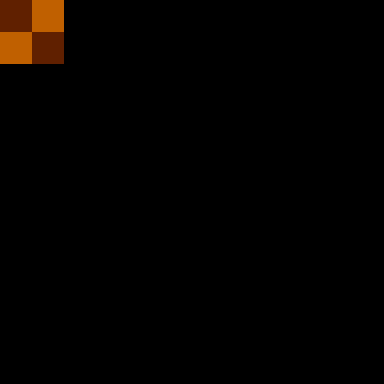

A 2D game scene composited from a Tiled map and its tileset images. What follows is a short description and the map's XML, with every tile layer's data as written:
An orthogonal 12x12 tile map with 32x32 px tiles, 3 tile layers (regions, input_Tiles, output_Tiles).

<map version="1.0" orientation="orthogonal" renderorder="right-down" width="12" height="12" tilewidth="32" tileheight="32" nextobjectid="1">
 <tileset firstgid="1" name="tiles" tilewidth="32" tileheight="32" tilecount="5" columns="5">
  <image source="tiles.png" width="160" height="32" />
 </tileset>
 <layer name="regions" width="12" height="12">
  <data encoding="csv">
5,5,0,0,0,0,0,0,0,0,0,0,
5,5,0,0,0,0,0,0,0,0,0,0,
0,0,0,0,0,0,0,0,0,0,0,0,
0,0,0,0,0,0,0,0,0,0,0,0,
0,0,0,0,0,0,0,0,0,0,0,0,
0,0,0,0,0,0,0,0,0,0,0,0,
0,0,0,0,0,0,0,0,0,0,0,0,
0,0,0,0,0,0,0,0,0,0,0,0,
0,0,0,0,0,0,0,0,0,0,0,0,
0,0,0,0,0,0,0,0,0,0,0,0,
0,0,0,0,0,0,0,0,0,0,0,0,
0,0,0,0,0,0,0,0,0,0,0,0
</data>
 </layer>
 <layer name="input_Tiles" width="12" height="12">
  <data encoding="csv">
5,5,0,0,0,0,0,0,0,0,0,0,
5,5,0,0,0,0,0,0,0,0,0,0,
0,0,0,0,0,0,0,0,0,0,0,0,
0,0,0,0,0,0,0,0,0,0,0,0,
0,0,0,0,0,0,0,0,0,0,0,0,
0,0,0,0,0,0,0,0,0,0,0,0,
0,0,0,0,0,0,0,0,0,0,0,0,
0,0,0,0,0,0,0,0,0,0,0,0,
0,0,0,0,0,0,0,0,0,0,0,0,
0,0,0,0,0,0,0,0,0,0,0,0,
0,0,0,0,0,0,0,0,0,0,0,0,
0,0,0,0,0,0,0,0,0,0,0,0
</data>
 </layer>
 <layer name="output_Tiles" width="12" height="12">
  <data encoding="csv">
5,4,0,0,0,0,0,0,0,0,0,0,
4,5,0,0,0,0,0,0,0,0,0,0,
0,0,0,0,0,0,0,0,0,0,0,0,
0,0,0,0,0,0,0,0,0,0,0,0,
0,0,0,0,0,0,0,0,0,0,0,0,
0,0,0,0,0,0,0,0,0,0,0,0,
0,0,0,0,0,0,0,0,0,0,0,0,
0,0,0,0,0,0,0,0,0,0,0,0,
0,0,0,0,0,0,0,0,0,0,0,0,
0,0,0,0,0,0,0,0,0,0,0,0,
0,0,0,0,0,0,0,0,0,0,0,0,
0,0,0,0,0,0,0,0,0,0,0,0
</data>
 </layer>
</map>
